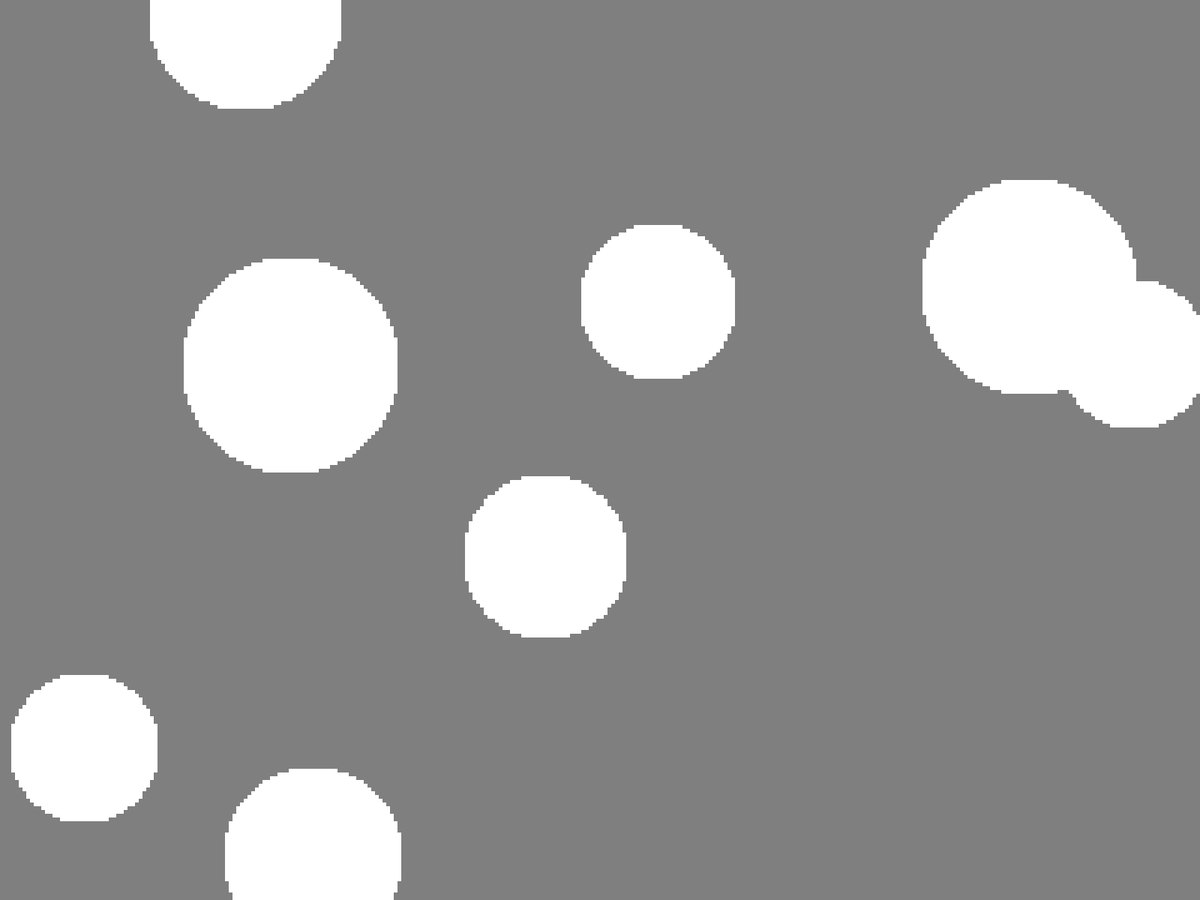
Frame 1 (no input)
Frame 60 (the mouse pressed at the canvas centre just before this capture): identical to frame 1, image omitted
Frame 120 (the mouse held since frame 60 and released just before this capture): identical to frame 1, image omitted

The Processing sketch that drew this single still picture (run headless with seeded random() and noise(); from frame 60 on, the mouse is pressed at the canvas centre):

// Processing sketch: Panda_Blob
// ── Panda_Blob.pde
int [][]arr;
boolean [][]visited;
int size;
import java.util.LinkedList; 
import java.util.Queue; 
void setup()
{
  fullScreen();
  //size(400, 400);
  size=5;
  arr=new int[width/size][height/size];
  visited=new boolean[width/size][height/size];
  arr_setup();
}
void draw()
{
  show();
}
void show()
{
  background(0);
  noStroke();
  for (int i=0; i<arr.length; i++)
  {
    for (int j=0; j<arr[i].length; j++)
    {
      if (arr[i][j]==0)
      {
        fill(255/2);
        rect(i*size, j*size, size, size);
      } else if (arr[i][j]==1)
      {
        fill(255);
        rect(i*size, j*size, size, size);
      } else
      {
        colorMode(HSB);
        fill(arr[i][j], 255, 255);
        rect(i*size, j*size, size, size);
      }
    }
  }
}
void keyPressed()
{
  if (key=='R'|| key=='r')
  {
    arr_setup();
  }
}
void circ(int x, int y, int r)
{
  x=x/size;
  y=y/size;
  r=r/size;
  for (int i=0; i<=r; i++)
  {
    for (int j=0; j<=r; j++)
    {
      if (i*i+j*j<r*r)
      {
        if (check(x+i, y+j))
          arr[x+i][y+j]=1;

        if (check(x-i, y-j))
          arr[x-i][y-j]=1;

        if (check(x+i, y-j))
          arr[x+i][y-j]=1;

        if (check(x-i, y+j))
          arr[x-i][y+j]=1;
      } else
      {
        break;
      }
    }
  }
}
boolean check(int x, int y)
{
  return x>=0 && x<arr.length && y>=0 && y<arr[0].length;
}
void mousePressed()
{
  bfs(mouseX/size, mouseY/size);
}
void bfs(int x, int y)
{
  Queue<PVector> que = new LinkedList<PVector>(); 
  int z=0;
  PVector p=new PVector(x, y, z);
  PVector curr=new PVector(x, y, z);
  que.add(p);
  while (que.size()!=0)
  {
    curr=que.peek();
    que.remove();
    x=floor(curr.x);
    y=floor(curr.y);
    z=floor(curr.z);
    for (int i=-1; i<2; i++)
    {
      for (int j=-1; j<2; j++)
      {
        if (check(x+i, y+j))
        {
          if (!visited[x+i][y+j] && arr[x+i][y+j]==1)
          {
            visited[x+i][y+j]=true;
            arr[x+i][y+j]=(z+2)%255;
            que.add(new PVector(x+i, y+j, (z+2)%255));
          }
        }
      }
    }
  }
}
void reset() {
  for (int i=0; i<visited.length; i++)
  {
    for (int j=0; j<visited[i].length; j++)
    {
      visited[i][j]=false;
    }
  }
}
void arr_setup()
{
  for (int i=0; i<arr.length; i++)
  {
    for (int j=0; j<arr[i].length; j++)
    {
      arr[i][j]=0;
      visited[i][j]=false;
    }
  }
  int num=floor(random(5, 10));
  for (int i=0; i<num; i++)
  {
    circ(floor(random(width)), floor(random(height)), floor(random(100, 200)));
  }
  reset();
}
